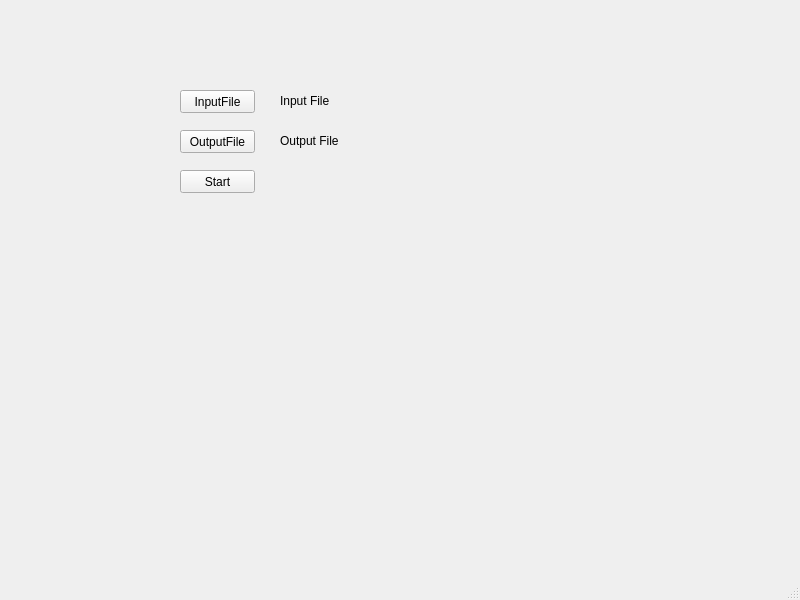
<?xml version="1.0" encoding="UTF-8"?>
<ui version="4.0">
 <class>MainWindow</class>
 <widget class="QMainWindow" name="MainWindow">
  <property name="geometry">
   <rect>
    <x>0</x>
    <y>0</y>
    <width>800</width>
    <height>600</height>
   </rect>
  </property>
  <property name="windowTitle">
   <string>MainWindow</string>
  </property>
  <widget class="QWidget" name="centralwidget">
   <widget class="QPushButton" name="pushButton">
    <property name="geometry">
     <rect>
      <x>180</x>
      <y>90</y>
      <width>75</width>
      <height>23</height>
     </rect>
    </property>
    <property name="text">
     <string>InputFile</string>
    </property>
   </widget>
   <widget class="QPushButton" name="pushButton2">
    <property name="geometry">
     <rect>
      <x>180</x>
      <y>130</y>
      <width>75</width>
      <height>23</height>
     </rect>
    </property>
    <property name="text">
     <string>OutputFile</string>
    </property>
   </widget>
   <widget class="QLabel" name="label">
    <property name="geometry">
     <rect>
      <x>280</x>
      <y>90</y>
      <width>211</width>
      <height>21</height>
     </rect>
    </property>
    <property name="text">
     <string>Input File</string>
    </property>
   </widget>
   <widget class="QLabel" name="label_2">
    <property name="geometry">
     <rect>
      <x>280</x>
      <y>130</y>
      <width>211</width>
      <height>21</height>
     </rect>
    </property>
    <property name="text">
     <string>Output File</string>
    </property>
   </widget>
   <widget class="QPushButton" name="pushButton3">
    <property name="geometry">
     <rect>
      <x>180</x>
      <y>170</y>
      <width>75</width>
      <height>23</height>
     </rect>
    </property>
    <property name="text">
     <string>Start</string>
    </property>
   </widget>
  </widget>
  <widget class="QMenuBar" name="menubar">
   <property name="geometry">
    <rect>
     <x>0</x>
     <y>0</y>
     <width>800</width>
     <height>21</height>
    </rect>
   </property>
  </widget>
  <widget class="QStatusBar" name="statusbar"/>
 </widget>
 <resources/>
 <connections/>
</ui>
